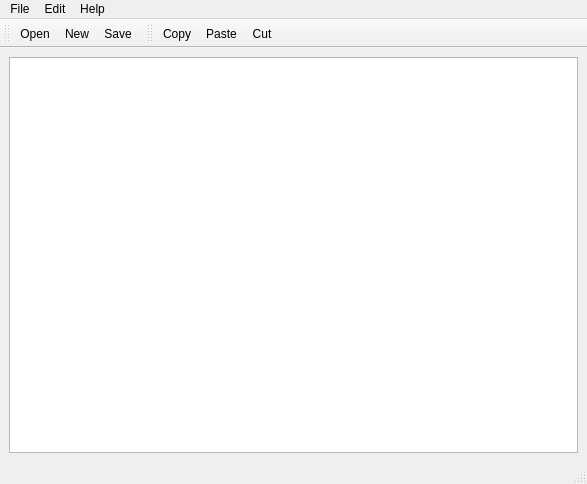
<?xml version="1.0" encoding="UTF-8"?>
<ui version="4.0">
 <class>MainWindow</class>
 <widget class="QMainWindow" name="MainWindow">
  <property name="enabled">
   <bool>true</bool>
  </property>
  <property name="geometry">
   <rect>
    <x>0</x>
    <y>0</y>
    <width>587</width>
    <height>484</height>
   </rect>
  </property>
  <property name="minimumSize">
   <size>
    <width>587</width>
    <height>484</height>
   </size>
  </property>
  <property name="windowTitle">
   <string>Copper Text Editor</string>
  </property>
  <property name="windowIcon">
   <iconset>
    <normaloff>images/logo.png</normaloff>images/logo.png</iconset>
  </property>
  <property name="windowOpacity">
   <double>1.000000000000000</double>
  </property>
  <property name="documentMode">
   <bool>false</bool>
  </property>
  <property name="tabShape">
   <enum>QTabWidget::Rounded</enum>
  </property>
  <widget class="QWidget" name="centralwidget">
   <layout class="QGridLayout" name="gridLayout">
    <item row="0" column="0">
     <layout class="QHBoxLayout" name="horizontalLayout">
      <item>
       <widget class="QTextEdit" name="textEdit">
        <property name="html">
         <string>&lt;!DOCTYPE HTML PUBLIC &quot;-//W3C//DTD HTML 4.0//EN&quot; &quot;http://www.w3.org/TR/REC-html40/strict.dtd&quot;&gt;
&lt;html&gt;&lt;head&gt;&lt;meta name=&quot;qrichtext&quot; content=&quot;1&quot; /&gt;&lt;style type=&quot;text/css&quot;&gt;
p, li { white-space: pre-wrap; }
&lt;/style&gt;&lt;/head&gt;&lt;body style=&quot; font-family:'MS Shell Dlg 2'; font-size:8.25pt; font-weight:400; font-style:normal;&quot;&gt;
&lt;p style=&quot;-qt-paragraph-type:empty; margin-top:0px; margin-bottom:0px; margin-left:0px; margin-right:0px; -qt-block-indent:0; text-indent:0px; font-family:'MS Shell Dlg 2';&quot;&gt;&lt;br /&gt;&lt;/p&gt;&lt;/body&gt;&lt;/html&gt;</string>
        </property>
       </widget>
      </item>
     </layout>
    </item>
   </layout>
  </widget>
  <widget class="QMenuBar" name="menubar">
   <property name="geometry">
    <rect>
     <x>0</x>
     <y>0</y>
     <width>587</width>
     <height>21</height>
    </rect>
   </property>
   <widget class="QMenu" name="menuFile">
    <property name="title">
     <string>File</string>
    </property>
    <addaction name="actionMenuOpen"/>
    <addaction name="actionMenuSave"/>
    <addaction name="actionMenuSave_as"/>
    <addaction name="actionMenuQuit"/>
   </widget>
   <widget class="QMenu" name="menuEdit">
    <property name="title">
     <string>Edit</string>
    </property>
    <addaction name="actionMenuCopy"/>
    <addaction name="actionMenuPaste"/>
    <addaction name="actionMenuCut"/>
    <addaction name="separator"/>
    <addaction name="actionToggleWrap"/>
   </widget>
   <widget class="QMenu" name="menuHelp">
    <property name="title">
     <string>Help</string>
    </property>
    <addaction name="actionMenuAbout"/>
    <addaction name="actionMenuAbout_Qt"/>
   </widget>
   <addaction name="menuFile"/>
   <addaction name="menuEdit"/>
   <addaction name="menuHelp"/>
  </widget>
  <widget class="QStatusBar" name="statusbar"/>
  <widget class="QToolBar" name="FileBar">
   <property name="windowTitle">
    <string>File Toolbar</string>
   </property>
   <property name="iconSize">
    <size>
     <width>16</width>
     <height>16</height>
    </size>
   </property>
   <attribute name="toolBarArea">
    <enum>TopToolBarArea</enum>
   </attribute>
   <attribute name="toolBarBreak">
    <bool>false</bool>
   </attribute>
   <addaction name="actionOpen"/>
   <addaction name="actionNew"/>
   <addaction name="actionSave"/>
  </widget>
  <widget class="QToolBar" name="EditBar">
   <property name="windowTitle">
    <string>Edit Toolbar</string>
   </property>
   <property name="iconSize">
    <size>
     <width>16</width>
     <height>16</height>
    </size>
   </property>
   <attribute name="toolBarArea">
    <enum>TopToolBarArea</enum>
   </attribute>
   <attribute name="toolBarBreak">
    <bool>false</bool>
   </attribute>
   <addaction name="actionCopy"/>
   <addaction name="actionPaste"/>
   <addaction name="actionCut"/>
  </widget>
  <action name="actionNew">
   <property name="icon">
    <iconset>
     <normaloff>images/new.png</normaloff>images/new.png</iconset>
   </property>
   <property name="text">
    <string>New</string>
   </property>
   <property name="statusTip">
    <string>Create a new file</string>
   </property>
   <property name="shortcut">
    <string>Ctrl+N</string>
   </property>
  </action>
  <action name="actionOpen">
   <property name="icon">
    <iconset>
     <normaloff>images/open.png</normaloff>images/open.png</iconset>
   </property>
   <property name="text">
    <string>Open</string>
   </property>
   <property name="statusTip">
    <string>Open an existing file</string>
   </property>
  </action>
  <action name="actionSave">
   <property name="icon">
    <iconset>
     <normaloff>images/save.png</normaloff>images/save.png</iconset>
   </property>
   <property name="text">
    <string>Save</string>
   </property>
   <property name="statusTip">
    <string>Save file</string>
   </property>
  </action>
  <action name="actionCopy">
   <property name="icon">
    <iconset>
     <normaloff>images/copy.png</normaloff>images/copy.png</iconset>
   </property>
   <property name="text">
    <string>Copy</string>
   </property>
   <property name="statusTip">
    <string>Copy selected text</string>
   </property>
  </action>
  <action name="actionPaste">
   <property name="icon">
    <iconset>
     <normaloff>images/paste.png</normaloff>images/paste.png</iconset>
   </property>
   <property name="text">
    <string>Paste</string>
   </property>
   <property name="statusTip">
    <string>Paste text from clipboard</string>
   </property>
  </action>
  <action name="actionCut">
   <property name="icon">
    <iconset>
     <normaloff>images/cut.png</normaloff>images/cut.png</iconset>
   </property>
   <property name="text">
    <string>Cut</string>
   </property>
   <property name="statusTip">
    <string>Cut selected text</string>
   </property>
  </action>
  <action name="actionMenuAbout">
   <property name="icon">
    <iconset>
     <normaloff>images/about.png</normaloff>images/about.png</iconset>
   </property>
   <property name="text">
    <string>About</string>
   </property>
  </action>
  <action name="actionMenuAbout_Qt">
   <property name="icon">
    <iconset>
     <normaloff>images/qt_logo.png</normaloff>images/qt_logo.png</iconset>
   </property>
   <property name="text">
    <string>About Qt</string>
   </property>
  </action>
  <action name="actionMenuSave">
   <property name="icon">
    <iconset>
     <normaloff>images/save.png</normaloff>images/save.png</iconset>
   </property>
   <property name="text">
    <string>Save</string>
   </property>
   <property name="shortcut">
    <string>Ctrl+S</string>
   </property>
  </action>
  <action name="actionMenuSave_as">
   <property name="icon">
    <iconset>
     <normaloff>images/save_as.png</normaloff>images/save_as.png</iconset>
   </property>
   <property name="text">
    <string>Save as...</string>
   </property>
  </action>
  <action name="actionMenuQuit">
   <property name="icon">
    <iconset>
     <normaloff>images/quit.png</normaloff>images/quit.png</iconset>
   </property>
   <property name="text">
    <string>Quit</string>
   </property>
  </action>
  <action name="actionMenuOpen">
   <property name="icon">
    <iconset>
     <normaloff>images/open.png</normaloff>images/open.png</iconset>
   </property>
   <property name="text">
    <string>Open</string>
   </property>
   <property name="shortcut">
    <string>Ctrl+O</string>
   </property>
  </action>
  <action name="actionMenuCopy">
   <property name="icon">
    <iconset>
     <normaloff>images/copy.png</normaloff>images/copy.png</iconset>
   </property>
   <property name="text">
    <string>Copy</string>
   </property>
   <property name="shortcut">
    <string>Ctrl+C</string>
   </property>
  </action>
  <action name="actionMenuPaste">
   <property name="icon">
    <iconset>
     <normaloff>images/paste.png</normaloff>images/paste.png</iconset>
   </property>
   <property name="text">
    <string>Paste</string>
   </property>
   <property name="shortcut">
    <string>Ctrl+V</string>
   </property>
  </action>
  <action name="actionMenuCut">
   <property name="icon">
    <iconset>
     <normaloff>images/cut.png</normaloff>images/cut.png</iconset>
   </property>
   <property name="text">
    <string>Cut</string>
   </property>
   <property name="shortcut">
    <string>Ctrl+X</string>
   </property>
  </action>
  <action name="actionformat">
   <property name="text">
    <string>placehold</string>
   </property>
   <property name="toolTip">
    <string>**placeholder**</string>
   </property>
  </action>
  <action name="actionToggleWrap">
   <property name="checkable">
    <bool>true</bool>
   </property>
   <property name="icon">
    <iconset>
     <normaloff>images/wrap-toggle.png</normaloff>images/wrap-toggle.png</iconset>
   </property>
   <property name="text">
    <string>Toggle Wrap</string>
   </property>
  </action>
 </widget>
 <resources/>
 <connections/>
</ui>
